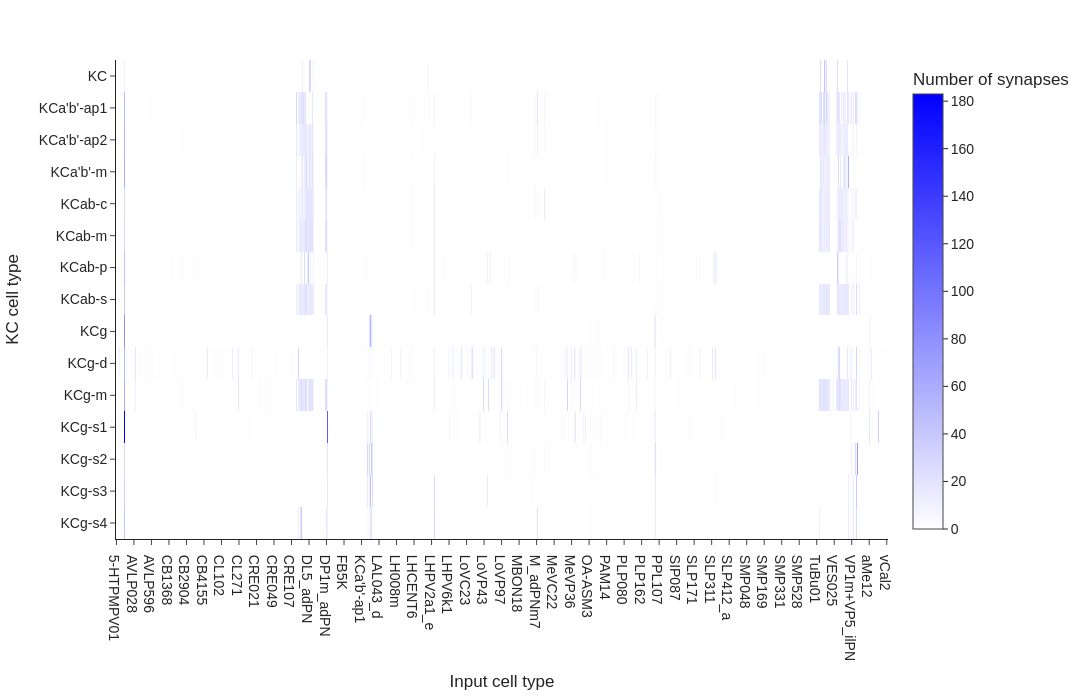

Notebook cell for this chart:
### Markdown cell above
The important thing to notice is that we have transformed our data several times because **the structure we need depends on the question we are asking**:

```text
Neuron–neuron connections (input_conn_df_v2)
        ↓
Cell-type pair (input_conn_df_v3)
        ↓
Median connection strength
        ↓
Wide-format matrix
        ↓
Heatmap
```

This is a common pattern in data analysis: **the same biological data can be represented in different ways to answer different questions.**


Now let's finally make a heatmap using [plotly](https://plotly.com/python/heatmaps/)!

### Code cell
fig_heatmap_input = px.imshow(
    heatmap_df,
    labels={
        "x": "Input cell type",
        "y": "KC cell type",
        "color": "Number of synapses"
    },
    color_continuous_scale=[[0, "white"],[1, "blue"]],
    aspect="auto"
)
fig_heatmap_input.update_layout(
    width=1200,
    height=700,
    template="simple_white",
    font=dict(family="Arial", size=14)
)
fig_heatmap_input.show()

### Figure 1 — Plotly figure (JSON) as saved in the notebook; plotly's stock layout.template omitted (floating-point values rounded to 4 significant figures; data arrays with more than 128 entries replaced by an {"elided": "..."} marker saying what was removed)
{"data": [{"coloraxis": "coloraxis", "hovertemplate": "Input cell type: %{x}<br>KC cell type: %{y}<br>Number of synapses: %{z}<extra></extra>", "name": "0", "type": "heatmap", "x": {"elided": "926 str values"}, "xaxis": "x", "y": ["KC", "KCa'b'-ap1", "KCa'b'-ap2", "KCa'b'-m", "KCab-c", "KCab-m", "KCab-p", "KCab-s", "KCg", "KCg-d", "KCg-m", "KCg-s1", "KCg-s2", "KCg-s3", "KCg-s4"], "yaxis": "y", "z": {"elided": "15x926 float values"}}], "layout": {"coloraxis": {"autocolorscale": false, "colorbar": {"title": {"text": "Number of synapses"}}, "colorscale": [[0, "white"], [1, "blue"]]}, "font": {"family": "Arial", "size": 14}, "height": 700, "margin": {"t": 60}, "width": 1200, "xaxis": {"anchor": "y", "domain": [0, 1], "title": {"text": "Input cell type"}}, "yaxis": {"anchor": "x", "autorange": "reversed", "domain": [0, 1], "title": {"text": "KC cell type"}}}}
